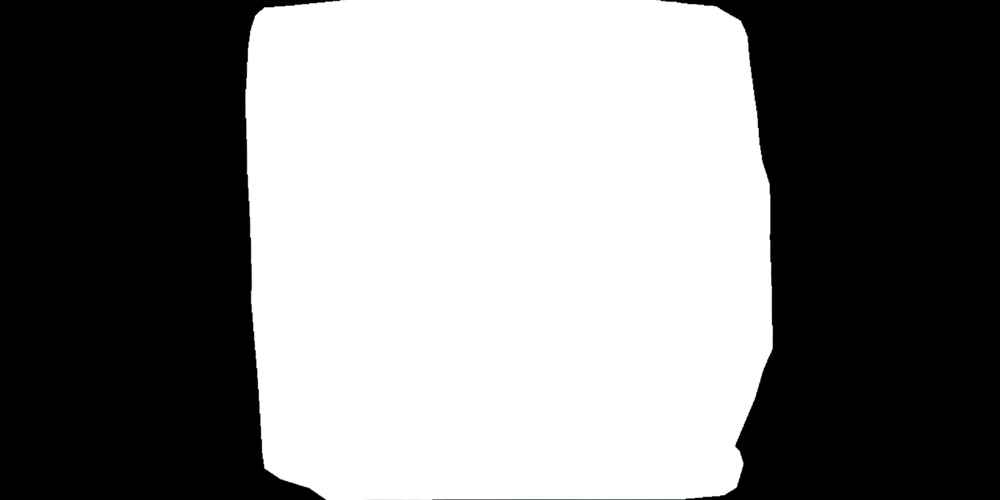
//> input picture front_mask!.png, 1000 x 500 px, shrunk from 1920 x 960 before the run
$ ./main   (built with g++ and OpenCV 4)
//> lines starting //> are read from the running program, lines starting //| are printed output that depends on the picture
#include "opencv2/opencv.hpp"
#include <opencv2/core/core.hpp>
#include <opencv2/highgui/highgui.hpp>

#include <stdio.h>
#include <sstream>
#include <string>
#include <iostream>
#include <iomanip>

#ifdef _DEBUG
#pragma comment(lib,"opencv_world300d.lib")
#pragma comment(lib,"opencv_ts300d.lib")
#endif

using namespace cv;
using namespace std;


void mask_stitch(int frame_no, int front_back_diff)
{
//> called with frame_no = 1, front_back_diff = 35
	//int型をstring型に変換
	  int frontno = frame_no + front_back_diff;
	  stringstream number;
	  number << std::setw(5) << std::setfill('0') << frame_no;
	  stringstream front_number;
	  front_number << std::setw(5) << std::setfill('0') << frontno;

	//入力先のパス
	string INPUT_PATH_FRONT = "/Users/t2ladmin/Documents/term7/InamiLab/Yurikamome/opencv_mask!/0705/input/front/";
	string INPUT_PATH_BACK = "/Users/t2ladmin/Documents/term7/InamiLab/Yurikamome/opencv_mask!/0705/input/back/";

    // 切り抜きたい新規画像
    string FRONT_IMG_PATH =INPUT_PATH_FRONT + "front" + front_number.str() + ".jpg";
	string BACK_IMG_PATH = INPUT_PATH_BACK + "back" + number.str() + ".jpg";


    // マスク画像
    string MASK_FRONT_IMG_PATH = "front_mask!.png";
	string MASK_BACK_IMG_PATH = "back_mask!.png";

    // 出力先のパス
    string OUTPUT_PATH = "/Users/t2ladmin/Documents/term7/InamiLab/Yurikamome/opencv_mask!/0705/output/";


    /*** 1,新規画像読み込み ***/
    Mat image_front = imread(FRONT_IMG_PATH);
//> front00036.jpg cannot be read in this run, so this picture is empty
	Mat image_back = imread(BACK_IMG_PATH);
//> back00001.jpg cannot be read in this run, so this picture is empty
    vector<Mat> channels_front;
    split(image_front, channels_front);   // 読み込んだimageをチャンネル(RGB)ごとに分離してvectorに入れる
	vector<Mat> channels_back;
	split(image_back, channels_back);

    /*** 2,マスク処理 ***/
    Mat mask_front = imread(MASK_FRONT_IMG_PATH, 0); // マスク画像読み込み 引数0はグレースケールで読み込み
//> mask_front: 500 rows x 1000 cols, CV_8UC1; min 0, max 255, mean 127.6
    channels_front.push_back(mask_front); // vector最後尾にマスク画像追加
    Mat new_image_front;
    merge(channels_front, new_image_front); // mergeする

	Mat mask_back = imread(MASK_BACK_IMG_PATH, 0); // マスク画像読み込み 引数0はグレースケールで読み込み
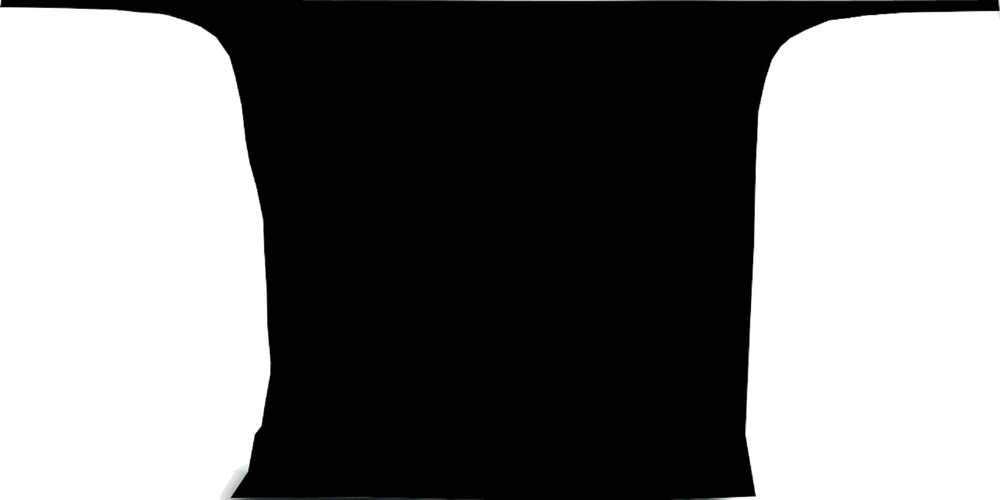
//> input picture back_mask!.png, 1000 x 500 px, shrunk from 1920 x 960 before the run
//> mask_back: 500 rows x 1000 cols, CV_8UC1; min 0, max 255, mean 123.2
    channels_back.push_back(mask_back); // vector最後尾にマスク画像追加
    Mat new_image_back;
    merge(channels_back, new_image_back); // mergeする

	/***デバッグ用。frontとbackのマスク後の画像を出力***/
	//imwrite(OUTPUT_PATH + "masked_front.png" , new_image_front);
	//imwrite(OUTPUT_PATH + "masked_back.png" , new_image_back);

	/***二つのマスクされた画像を重ね合わせる(frontが前)***/
	new_image_front.copyTo(new_image_back, mask_front);
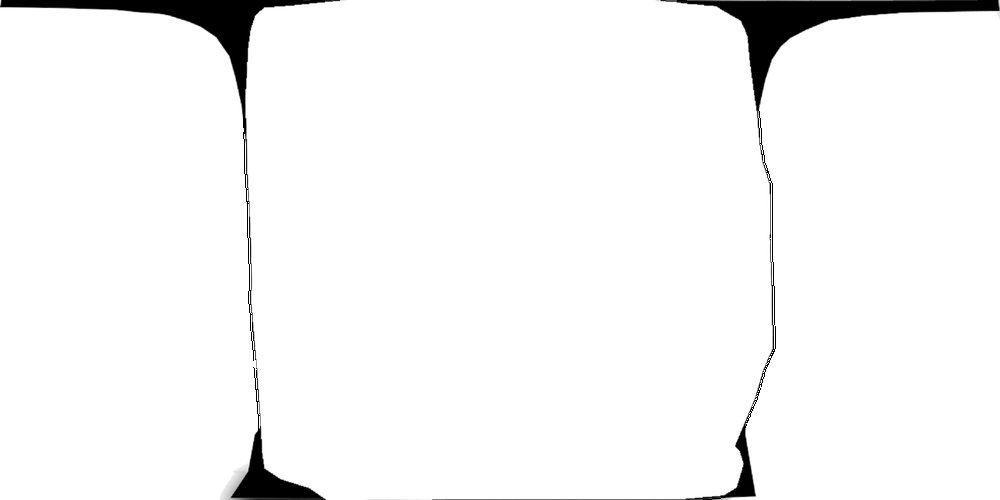
//> new_image_back: 500 rows x 1000 cols, CV_8UC1; min 0, max 255, mean 246.3

	/*** 3,画像保存 ***/
    imwrite(OUTPUT_PATH + "gousei" + number.str() + ".jpg" , new_image_back);
}

int main()
{
	int i;
	for(i=1; i<16050; i++){
		mask_stitch(i, 35);
		std::cout << i << " 番目\n";
	}

	return 0;
}
